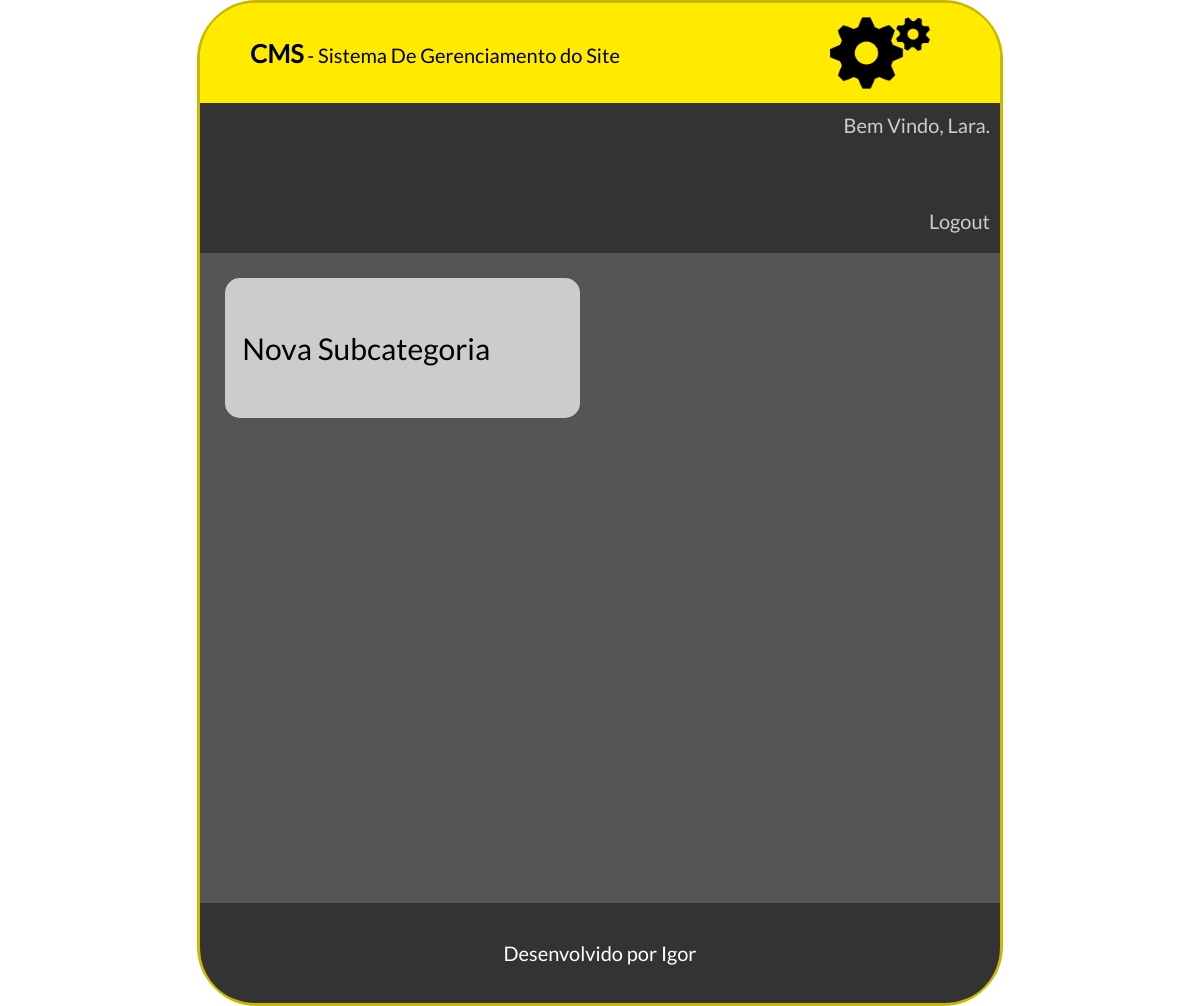
The page /cms/adminsubcategoria.php (signed in) on the database as committed earlier.
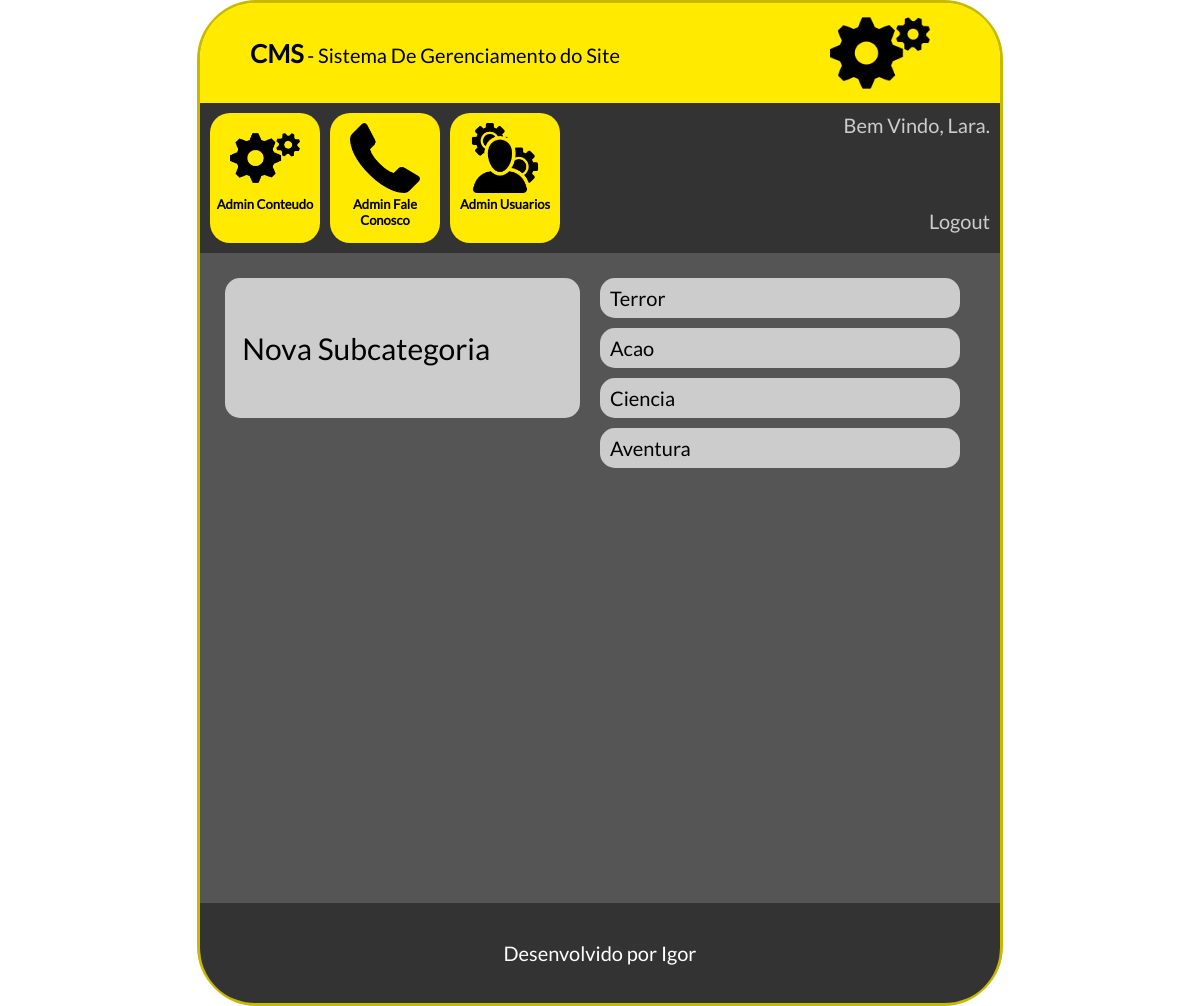
The same page on the database as committed later.
### tables this page shows
CREATE TABLE `tbl_subcategorias` (
  `id` int(11) NOT NULL AUTO_INCREMENT,
  `nome` varchar(200) NOT NULL,
  `id_categoria` int(11) NOT NULL,
  `ativo` int(11) NOT NULL,
  PRIMARY KEY (`id`),
  UNIQUE KEY `id_UNIQUE` (`id`),
  KEY `fk_tbl_categoria_subcategoria_idx` (`id_categoria`),
  CONSTRAINT `fk_tbl_categoria_subcategoria` FOREIGN KEY (`id_categoria`) REFERENCES `tbl_categorias` (`id`) ON DELETE NO ACTION ON UPDATE NO ACTION
);

### cms/conexao.php (called while the page is built)
<?php
    function conexaoDb(){
        $host = "localhost";
        $database = "db_banca";
        $user = "root";
        $password = "bcd127";
        if(!$conexao = mysqli_connect($host,$user,$password,$database)){
            echo('Erro na conexão com o Banco de Dados');
        }
        return $conexao;
    }
?>

### cms/adminsubcategoria.php (the view, shortened to what this page needs)
<?php
    include_once "db.php";
    $selectLogin = selectUsuarioBanco($_SESSION["idLogin"]);
    $rsLogado = mysqli_fetch_array($selectLogin);
    $nomeLogado = $rsLogado["nome"];
    $idNivelLogado = $rsLogado["id_nivel"];
    $selectNivelUsuario = selectNivelBanco($idNivelLogado);
    $rsNivelLogado = mysqli_fetch_array($selectNivelUsuario);
    $nivelLogado = $rsNivelLogado["nome"];
    $select = selectSubcategoriasBanco();
?>
<!doctype html>
<html lang="pt-br">
	<head>
        <link rel="stylesheet" type="text/css" href="css/style.css">
	</head>
	<body>
        <main id="caixaPrincipal">
            <div id="caixaLogo">
                <span class="textoGrande">CMS</span> - Sistema De Gerenciamento do Site
                <div id="logo"><img src="icones/config.png"></div>
            </div>
            <div id="caixaOpcoes">
                <?php pegarItens($nivelLogado); ?>
                <div id="caixaUsuario">
                    Bem Vindo, <?php echo($nomeLogado)?>.<br><br><br><br>
                    <a href="../login.php?modo=logout"><span class="branco">Logout</span></a>
                </div>
            </div>
            <div id="caixaConteudo">
                <div class=colunaConteudo>
                    <a href="cadastrarsubcategoria.php">
                        <div class="caixaOpcao">
                             &nbsp;&nbsp;&nbsp;Nova Subcategoria
                        </div>
                    </a>
                </div>
                <div class=colunaConteudoContatoNivel>
                    <?php
                    while($rsSubcategorias = mysqli_fetch_array($select)){
                    ?>
                        <div class="usuarioNivel">
                             <?php echo($rsSubcategorias['nome'])?>
                        </div>
                    <?php } ?>
                </div>
            </div>
            <footer id="rodape">
                Desenvolvido por Igor
            </footer>
        </main>
    </body>
</html>

### cms/db.php (shortened to what this page needs)
<?php
    include_once "conexao.php";
    function selectUsuarioBanco($id){
        $sql = "SELECT * from tbl_usuarios WHERE id=". $id;
        return mysqli_query(conexaoDb(), $sql);
    }
    function selectNivelBanco($id){
        $sql = "SELECT * from tbl_niveis WHERE id=" . $id;
        return mysqli_query(conexaoDb(), $sql);
    }
    function selectSubcategoriasBanco(){
        $sql = "SELECT * from tbl_subcategorias";
        return mysqli_query(conexaoDb(), $sql);
    }
	function pegarItens($nivel){
		if($nivel == "Administrador"){
			echo('<a href="adminconteudo.php">
                    <div class="caixaItem">
                        <img src="icones/config.png"><br>
                        Admin Conteudo
                    </div>
                </a>
                <a href="faleconosco.php">
                    <div class="caixaItem">
                        <img src="icones/contato.png"><br>
                        Admin Fale Conosco
                    </div>
                </a>
                <a href="produtos.php">
                    <div class="caixaItem">
                        <img src="icones/produtos.png"><br>
                        Admin Produtos
                    </div>
                </a>
                <a href="usuarios.php">
                    <div class="caixaItem">
                        <img src="icones/admin.png"><br>
                        Admin Usuarios
                    </div>
                </a>');
		}else if ($nivel == "Operador"){
			echo('<a href="adminconteudo.php">
                    <div class="caixaItem">
                        <img src="icones/config.png"><br>
                        Admin Conteudo
                    </div>
                </a>
                <a href="faleconosco.php">
                    <div class="caixaItem">
                        <img src="icones/contato.png"><br>
                        Admin Fale Conosco
                    </div>
                </a>
				<a href="usuarios.php">
                    <div class="caixaItem">
                        <img src="icones/admin.png"><br>
                        Admin Usuarios
                    </div>
                </a>');
		}
	}
?>

Rows that differ between the two databases and show on the page:
added tbl_subcategorias: nome "Terror"
added tbl_subcategorias: nome "Acao"
added tbl_subcategorias: nome "Ciencia"
added tbl_subcategorias: nome "Aventura"
Other text that changed with them:
text now shown: "Admin Conteudo Admin Fale Conosco Admin Usuarios"
